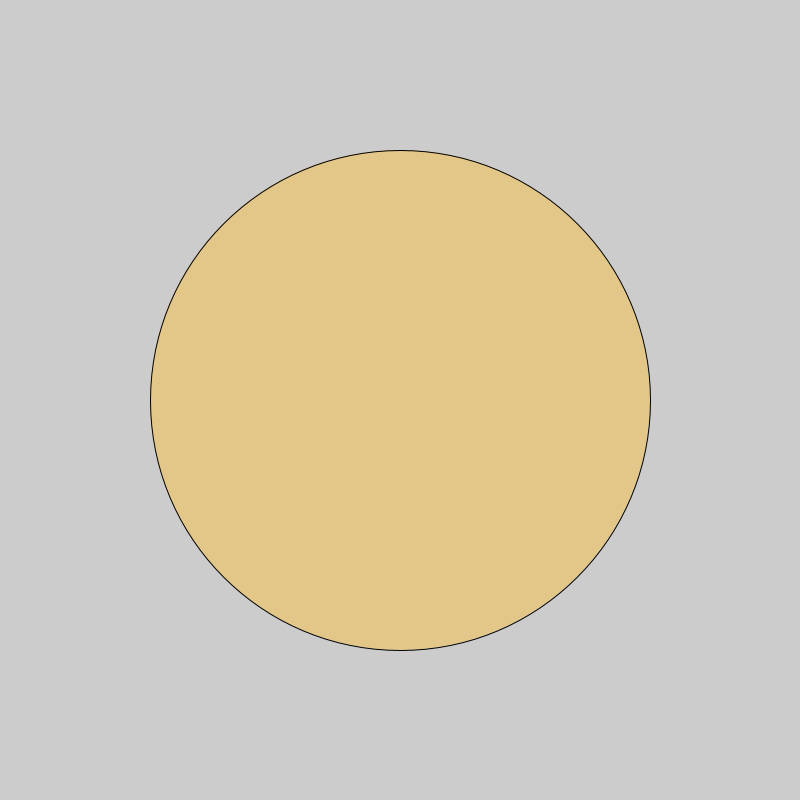
Frame 1 (no input)
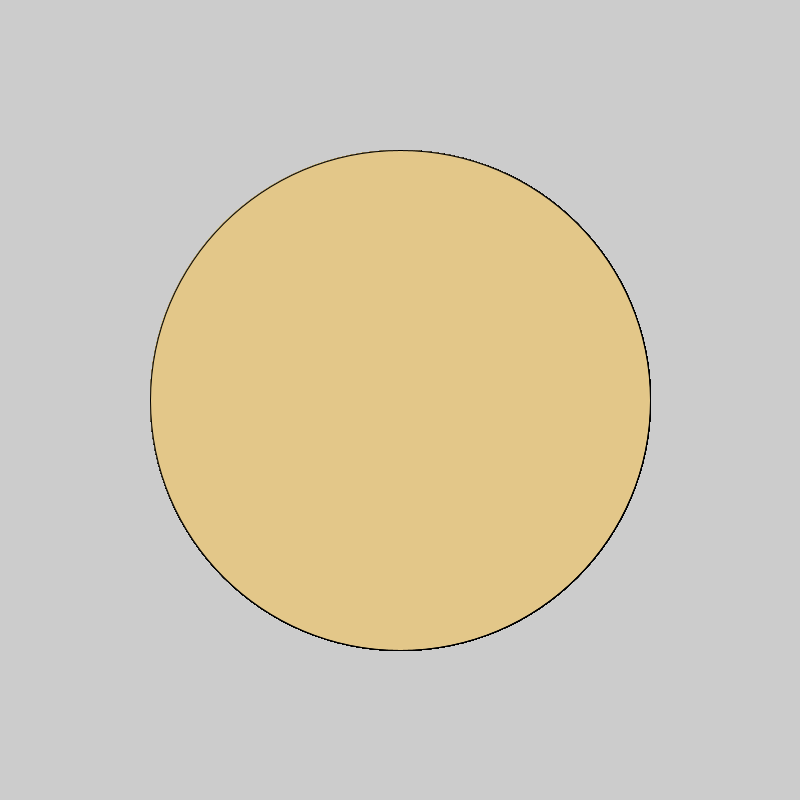
Frame 60 (the mouse pressed at the canvas centre just before this capture)
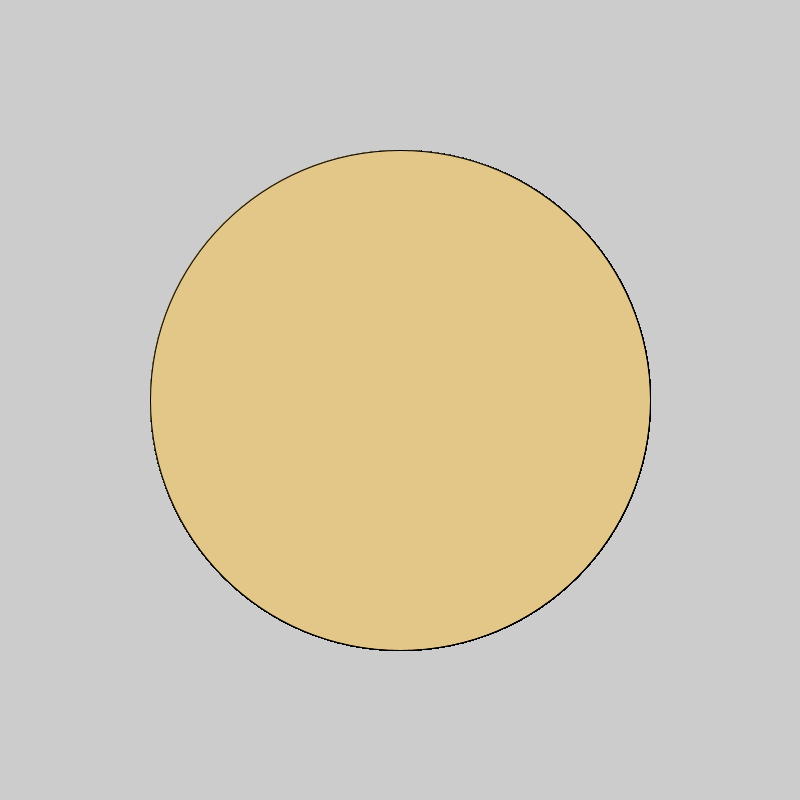
Frame 120 (the mouse held since frame 60 and released just before this capture)

The Processing sketch that drew these frames (run headless with seeded random() and noise(); from frame 60 on, the mouse is pressed at the canvas centre):

// Processing sketch: pizza_
// ── pizza_.pde
void setup(){

size(800,800);



}
void draw(){
  
  
   fill(#E3C789);
ellipse(400, 400, 500, 500);
  
  
  
  
  
  
  
  
  
  
}
